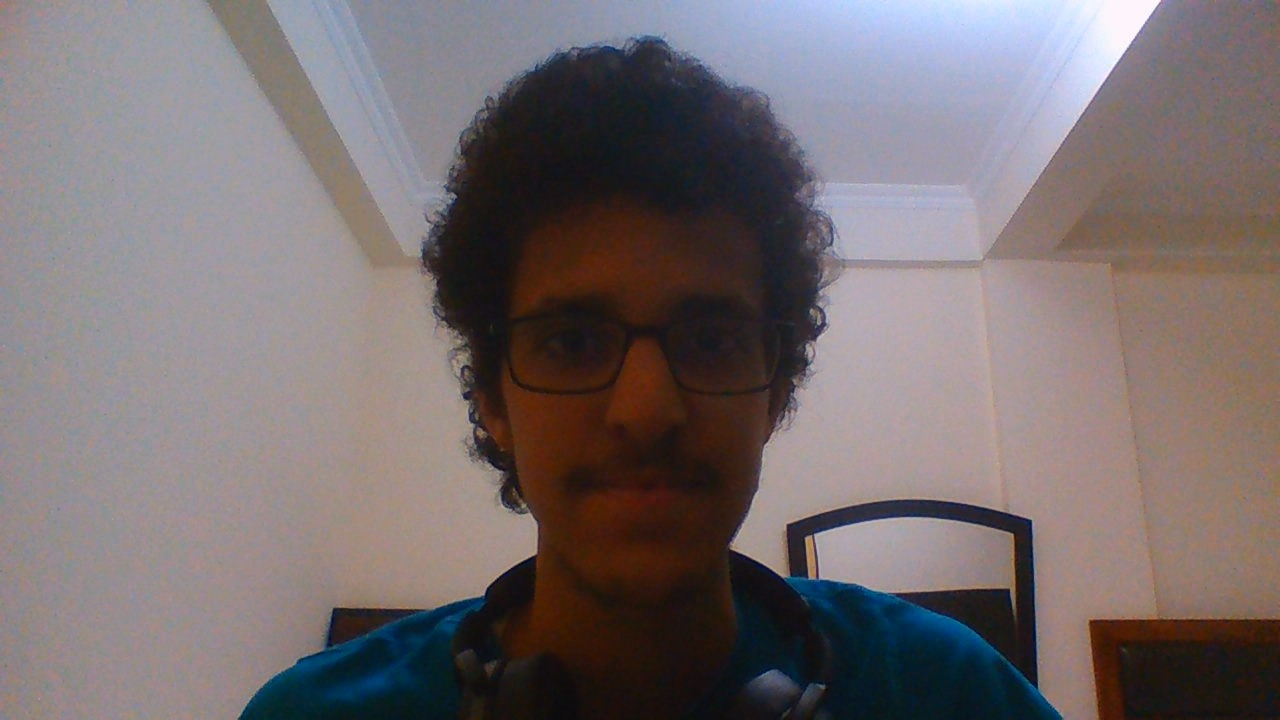
#> input picture images/face.jpg, 1280 x 720 px, given in place of the camera
$ python 'virtual paint.py'
#> lines starting #> are read from the running program, lines starting #| are printed output that depends on the picture; after the words box and inside, x2 and y2 are one past the last pixel; in counts of white or black regions, pixels touching at a corner belong together
#> further down, img is the input picture: shape (720, 1280, 3); mean B, G, R 110.6, 109, 118.3
from cv2 import cv2
import numpy as np
width = 640
height = 415
web_cam = cv2.VideoCapture(0)
web_cam.set(3, width)
web_cam.set(4, height)
web_cam.set(10, 150)
colors = [
    [100, 72, 255, 179, 255, 255],
    [70, 255, 101, 179, 255, 255],
    [161, 72, 35, 179, 255, 255]

]
color_val = [[255, 0, 0],
             [0, 255, 0],
             [0, 0, 255]
]
def getContour(img, target):
    #                                                                  gets all contours
    contours, hierarchy = cv2.findContours(img, cv2.RETR_EXTERNAL, cv2.CHAIN_APPROX_NONE)
    x, y, w, h = 0, 0, 0, 0
    for cnt in contours:
        area = cv2.contourArea(cnt)
        # negative one to draw the whole contour, we can use the area as a minimum threshold to avoid detecting noise
        if area > 100:
            # cv2.drawContours(target, cnt, -1, (0, 0, 0), 3)
            peri = cv2.arcLength(cnt, True)
            # approximates the number of corners in each contour
            approx = cv2.approxPolyDP(cnt, 0.02 * peri, True)
            objCorner = len(approx)
            x, y, w, h = cv2.boundingRect(approx)
    return x + (w // 2), y
circles = []
def findColor(img, colors, color_val):
    for i, color in enumerate(colors):
        imgHSV = cv2.cvtColor(img, cv2.COLOR_BGR2HSV)
        lower = np.array(color[0:3])
        upper = np.array(color[3:6])
        mask = cv2.inRange(imgHSV, lower, upper)
        # result = cv2.bitwise_and(img, img, mask=mask)
        x, y = getContour(mask, imgC)
        if (x, y) != (0, 0):
            circles.append((x, y, color_val[i]))
#> this loop made 3 passes
#> (x, y) on passes 2 to 3: (930, 606), (740, 234)
#> (contours in getContour, x, y) on pass 1: (1 contour, all with area under 20, 0, 0)
#> pass 1, in findColor, `mask = cv2.inRange(imgHSV, lower, upper)`:
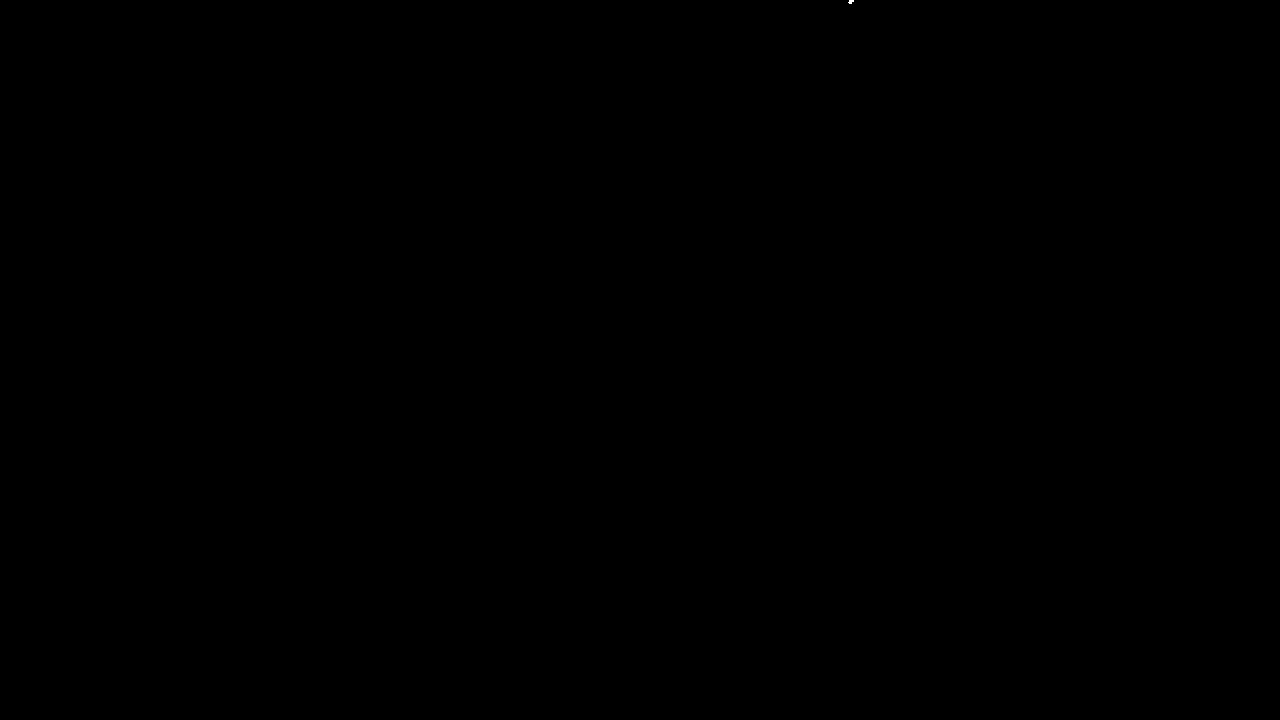
#> mask: shape (720, 1280); 0% white; 1 white region (1 under 20 px)
#> pass 2, in findColor, `mask = cv2.inRange(imgHSV, lower, upper)`:
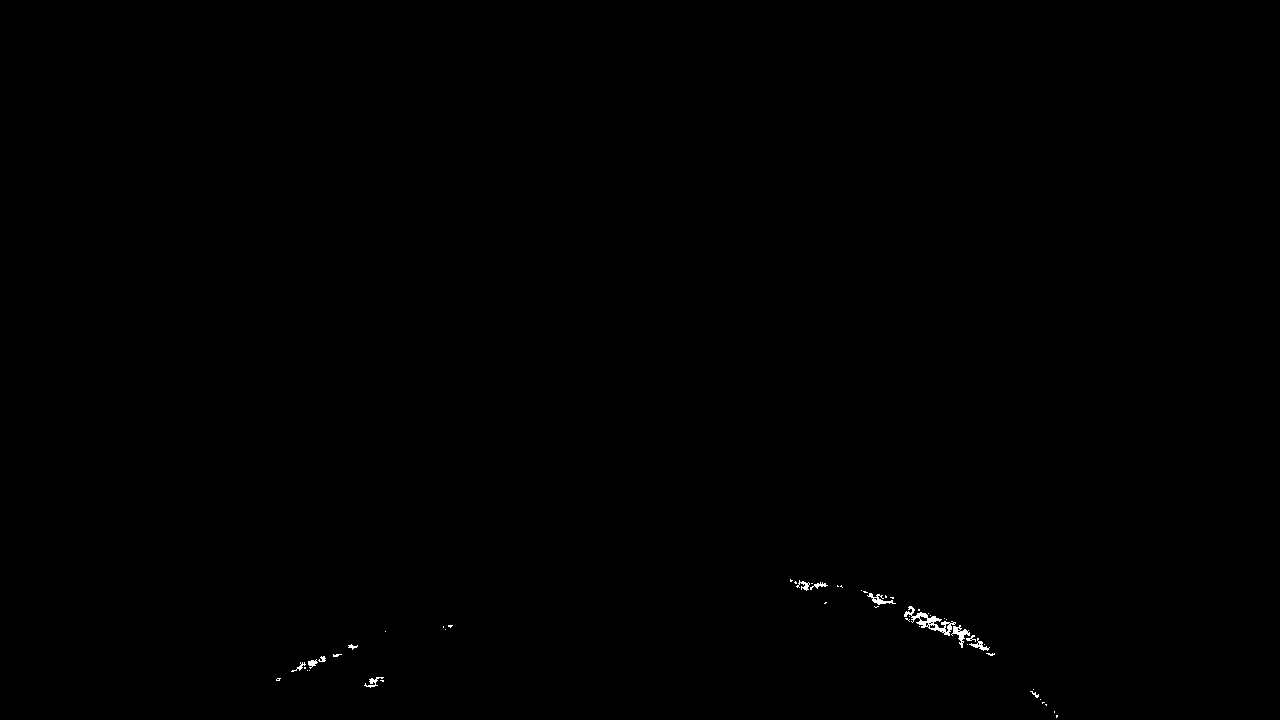
#> mask: shape (720, 1280); 0.14% white in thin lines or dots, all inside (x1, y1, x2, y2) = (276, 579, 1058, 718)
#> pass 3, in findColor, `mask = cv2.inRange(imgHSV, lower, upper)`:
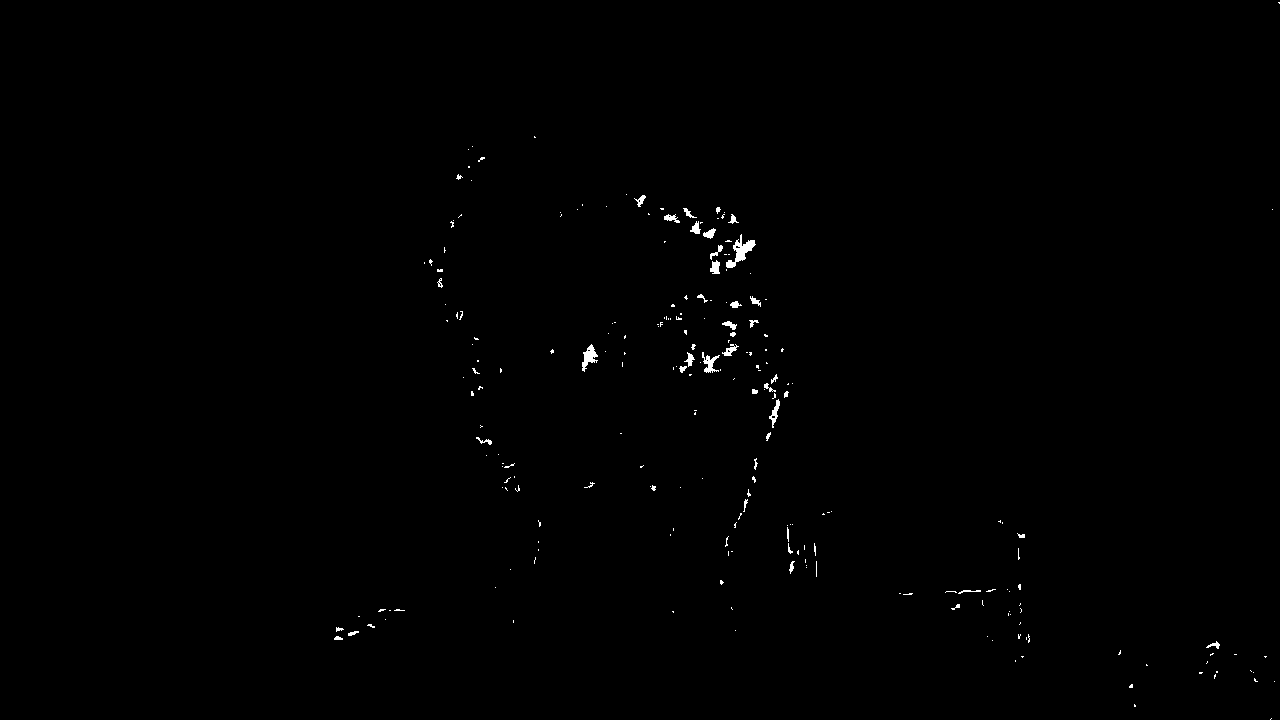
#> mask: shape (720, 1280); 0.38% white; 230 white regions (187 under 20 px), largest, box (x1, y1, x2, y2) and area: (726, 234, 756, 268) 357, (582, 344, 598, 372) 211, (702, 352, 720, 373) 163
#> after the loop, circles = [(930, 606, [0, 255, 0]), (740, 234, [0, 0, 255])]
        # cv2.circle(img, (x, y), 15, color_val[i], cv2.FILLED)
        # cv2.imshow(str(color[0]),result)
    for c in circles:
        x, y, col = c
        cv2.circle(img, (x, y), 10, col, cv2.FILLED)
#> this loop made 2 passes
#> (x, y, col) on passes 1 to 2: (930, 606, [0, 255, 0]), (740, 234, [0, 0, 255])
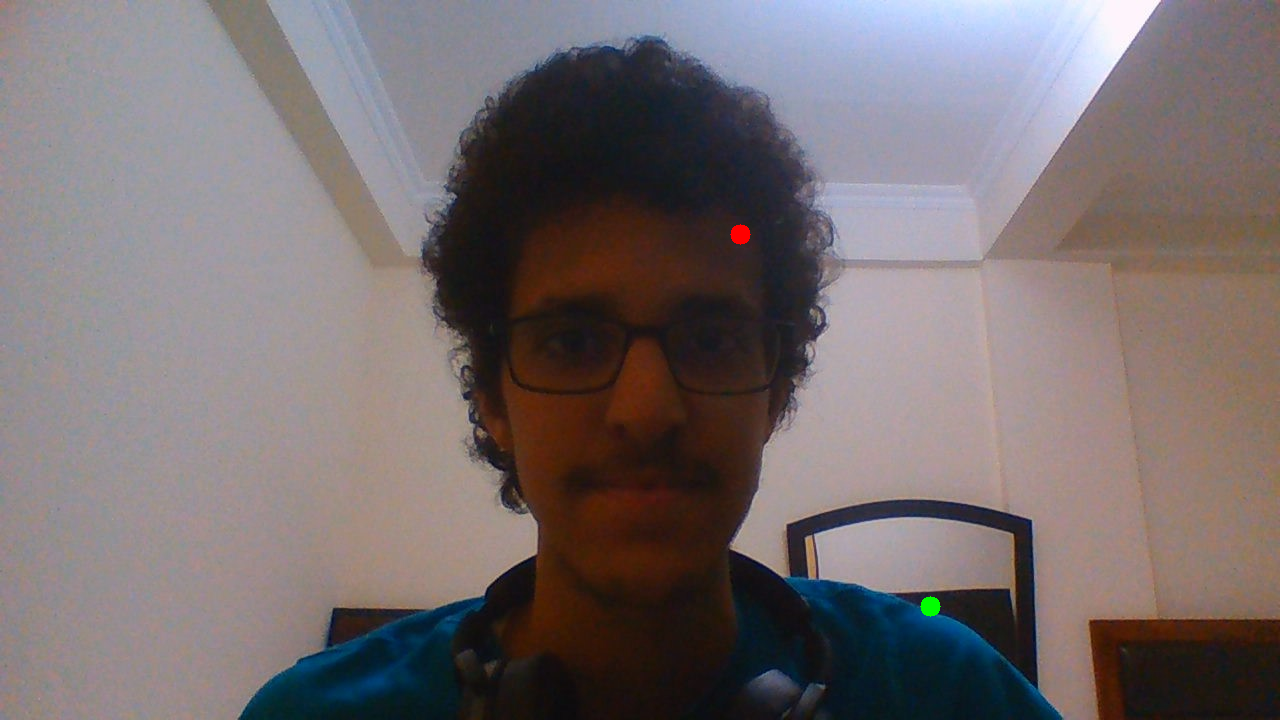
#> img: shape (720, 1280, 3); 0.07% of pixels changed, all inside (x1, y1, x2, y2) = (730, 224, 941, 617)
while True:
    success, img = web_cam.read()
    imgC = img.copy()
    # cv2.imshow("web cam", img)
    findColor(img,colors, color_val)
    cv2.imshow('result', img)

    if cv2.waitKey(1) & 0xFF == ord('q'):
#> (key q is pressed here)
        break
